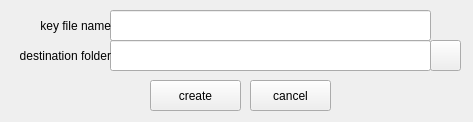
<?xml version="1.0" encoding="UTF-8"?>
<ui version="4.0">
 <class>createkeyfile</class>
 <widget class="QWidget" name="createkeyfile">
  <property name="windowModality">
   <enum>Qt::ApplicationModal</enum>
  </property>
  <property name="geometry">
   <rect>
    <x>0</x>
    <y>0</y>
    <width>473</width>
    <height>122</height>
   </rect>
  </property>
  <property name="windowTitle">
   <string>create a key file</string>
  </property>
  <widget class="QLineEdit" name="lineEditFileName">
   <property name="geometry">
    <rect>
     <x>110</x>
     <y>10</y>
     <width>321</width>
     <height>31</height>
    </rect>
   </property>
  </widget>
  <widget class="QLabel" name="label">
   <property name="geometry">
    <rect>
     <x>20</x>
     <y>10</y>
     <width>91</width>
     <height>31</height>
    </rect>
   </property>
   <property name="text">
    <string>key file name</string>
   </property>
   <property name="alignment">
    <set>Qt::AlignRight|Qt::AlignTrailing|Qt::AlignVCenter</set>
   </property>
  </widget>
  <widget class="QLineEdit" name="lineEditPath">
   <property name="geometry">
    <rect>
     <x>110</x>
     <y>40</y>
     <width>321</width>
     <height>31</height>
    </rect>
   </property>
   <property name="toolTip">
    <string>path to a folder to create a key in</string>
   </property>
  </widget>
  <widget class="QPushButton" name="pbOpenFolder">
   <property name="geometry">
    <rect>
     <x>430</x>
     <y>40</y>
     <width>31</width>
     <height>31</height>
    </rect>
   </property>
   <property name="toolTip">
    <string>open a folder a key file will be created in</string>
   </property>
   <property name="text">
    <string/>
   </property>
  </widget>
  <widget class="QPushButton" name="pbCreate">
   <property name="geometry">
    <rect>
     <x>150</x>
     <y>80</y>
     <width>91</width>
     <height>31</height>
    </rect>
   </property>
   <property name="text">
    <string>create</string>
   </property>
  </widget>
  <widget class="QPushButton" name="pbCancel">
   <property name="geometry">
    <rect>
     <x>250</x>
     <y>80</y>
     <width>81</width>
     <height>31</height>
    </rect>
   </property>
   <property name="text">
    <string>cancel</string>
   </property>
  </widget>
  <widget class="QLabel" name="label_2">
   <property name="geometry">
    <rect>
     <x>0</x>
     <y>40</y>
     <width>111</width>
     <height>31</height>
    </rect>
   </property>
   <property name="text">
    <string>destination folder</string>
   </property>
   <property name="alignment">
    <set>Qt::AlignRight|Qt::AlignTrailing|Qt::AlignVCenter</set>
   </property>
  </widget>
 </widget>
 <resources/>
 <connections/>
</ui>
